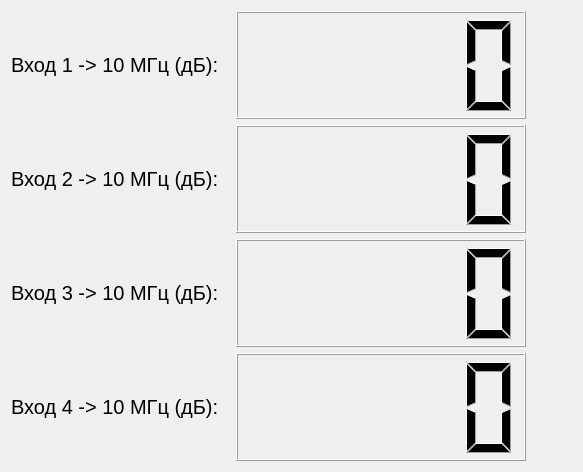
<?xml version="1.0" encoding="UTF-8"?>
<ui version="4.0">
 <class>SwitchingSignalDM</class>
 <widget class="QWidget" name="SwitchingSignalDM">
  <property name="geometry">
   <rect>
    <x>0</x>
    <y>0</y>
    <width>583</width>
    <height>472</height>
   </rect>
  </property>
  <property name="windowTitle">
   <string>Form</string>
  </property>
  <layout class="QGridLayout" name="gridLayout">
   <item row="0" column="0">
    <widget class="QLabel" name="label">
     <property name="font">
      <font>
       <pointsize>15</pointsize>
      </font>
     </property>
     <property name="text">
      <string>Вход 1 -&gt; 10 МГц (дБ):  </string>
     </property>
    </widget>
   </item>
   <item row="0" column="1">
    <widget class="QLCDNumber" name="lcdNumber">
     <property name="sizePolicy">
      <sizepolicy hsizetype="MinimumExpanding" vsizetype="Preferred">
       <horstretch>0</horstretch>
       <verstretch>0</verstretch>
      </sizepolicy>
     </property>
    </widget>
   </item>
   <item row="0" column="2">
    <widget class="QPushButton" name="pushButton_1">
     <property name="sizePolicy">
      <sizepolicy hsizetype="Fixed" vsizetype="MinimumExpanding">
       <horstretch>0</horstretch>
       <verstretch>0</verstretch>
      </sizepolicy>
     </property>
     <property name="text">
      <string/>
     </property>
     <property name="flat">
      <bool>true</bool>
     </property>
    </widget>
   </item>
   <item row="1" column="0">
    <widget class="QLabel" name="label_2">
     <property name="font">
      <font>
       <pointsize>15</pointsize>
      </font>
     </property>
     <property name="text">
      <string>Вход 2 -&gt; 10 МГц (дБ):</string>
     </property>
    </widget>
   </item>
   <item row="1" column="1">
    <widget class="QLCDNumber" name="lcdNumber_2">
     <property name="sizePolicy">
      <sizepolicy hsizetype="MinimumExpanding" vsizetype="Preferred">
       <horstretch>0</horstretch>
       <verstretch>0</verstretch>
      </sizepolicy>
     </property>
    </widget>
   </item>
   <item row="1" column="2">
    <widget class="QPushButton" name="pushButton_2">
     <property name="sizePolicy">
      <sizepolicy hsizetype="Fixed" vsizetype="MinimumExpanding">
       <horstretch>0</horstretch>
       <verstretch>0</verstretch>
      </sizepolicy>
     </property>
     <property name="text">
      <string/>
     </property>
     <property name="flat">
      <bool>true</bool>
     </property>
    </widget>
   </item>
   <item row="2" column="0">
    <widget class="QLabel" name="label_3">
     <property name="font">
      <font>
       <pointsize>15</pointsize>
      </font>
     </property>
     <property name="text">
      <string>Вход 3 -&gt; 10 МГц (дБ):</string>
     </property>
    </widget>
   </item>
   <item row="2" column="1">
    <widget class="QLCDNumber" name="lcdNumber_3">
     <property name="sizePolicy">
      <sizepolicy hsizetype="MinimumExpanding" vsizetype="Preferred">
       <horstretch>0</horstretch>
       <verstretch>0</verstretch>
      </sizepolicy>
     </property>
    </widget>
   </item>
   <item row="2" column="2">
    <widget class="QPushButton" name="pushButton_3">
     <property name="sizePolicy">
      <sizepolicy hsizetype="Fixed" vsizetype="MinimumExpanding">
       <horstretch>0</horstretch>
       <verstretch>0</verstretch>
      </sizepolicy>
     </property>
     <property name="text">
      <string/>
     </property>
     <property name="flat">
      <bool>true</bool>
     </property>
    </widget>
   </item>
   <item row="3" column="0">
    <widget class="QLabel" name="label_4">
     <property name="font">
      <font>
       <pointsize>15</pointsize>
      </font>
     </property>
     <property name="text">
      <string>Вход 4 -&gt; 10 МГц (дБ):</string>
     </property>
    </widget>
   </item>
   <item row="3" column="1">
    <widget class="QLCDNumber" name="lcdNumber_4">
     <property name="sizePolicy">
      <sizepolicy hsizetype="MinimumExpanding" vsizetype="Preferred">
       <horstretch>0</horstretch>
       <verstretch>0</verstretch>
      </sizepolicy>
     </property>
    </widget>
   </item>
   <item row="3" column="2">
    <widget class="QPushButton" name="pushButton_4">
     <property name="sizePolicy">
      <sizepolicy hsizetype="Fixed" vsizetype="MinimumExpanding">
       <horstretch>0</horstretch>
       <verstretch>0</verstretch>
      </sizepolicy>
     </property>
     <property name="text">
      <string/>
     </property>
     <property name="flat">
      <bool>true</bool>
     </property>
    </widget>
   </item>
  </layout>
 </widget>
 <resources/>
 <connections/>
</ui>
